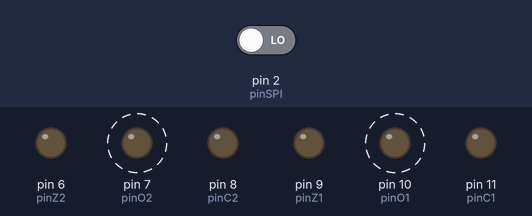
Simulated run of this sketch. Board: Arduino Uno, built with avr-gcc and run on an emulated ATmega328P. On the bench: output pins drawn as LEDs (lit = HIGH). Dashed ring = blinking. Inputs (shaded band) come from the test bench; at power-on: pin 2 (pinSPI) LOW.

Above: at 1.8 s.
1.9 s: pin 2 (pinSPI) driven HIGH
At 2.9 s:
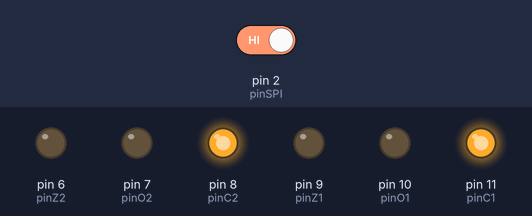
At 4.8 s:
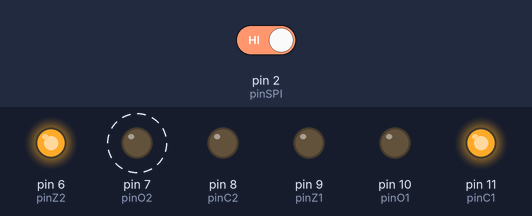
7.9 s: pin 2 (pinSPI) driven LOW
At 8.4 s:
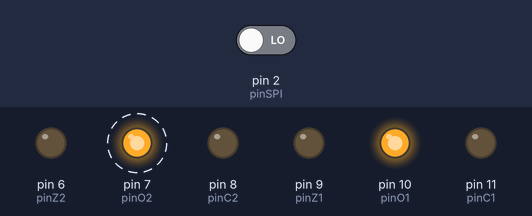
Timing chart, 0 to 16.9 s (numbered marks = the images above; inputs shaded):
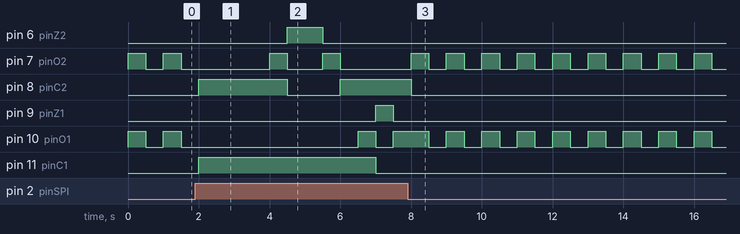

The sketch:

krizovatka.ino
```cpp
const int pinSPI = 2;
const int pinC1 = 11;
const int pinO1 = 10;
const int pinZ1 = 9;

const int pinC2 = 8;
const int pinO2 = 7;
const int pinZ2 = 6;

const int pinCHZ1 = 13;
const int pinCHZ2 = 12;
const int pinCHC1 = 4;
const int pinCHC2 = 5;

int x = 1;
void setup()
{
  pinMode(pinSPI, INPUT);
  pinMode(pinC1, OUTPUT);
  pinMode(pinO1, OUTPUT);
  pinMode(pinZ1, OUTPUT);
  pinMode(pinC2, OUTPUT);
  pinMode(pinO2, OUTPUT);
  pinMode(pinZ2, OUTPUT);
}

void loop()
{
  if(x==0 && digitalRead(pinSPI)==1)
     {
     x=1;
      digitalWrite(pinC1, HIGH);
        digitalWrite(pinC2, HIGH);
        digitalWrite(pinZ1, LOW);
        digitalWrite(pinZ2, LOW);
        digitalWrite(pinO1, LOW);
        digitalWrite(pinO2, LOW);
        delay(2000);

     }else if(x==1 && digitalRead(pinSPI)==0)
       {x=0;

         }
  switch (digitalRead(pinSPI))
  {
    case 1:
       den();
    break;

    case 0:
       noc();
    break;
  }
}

void den()
{
  digitalWrite(pinC1, HIGH);
  digitalWrite(pinO2, HIGH);
  delay(500);
  digitalWrite(pinO2, LOW);
  digitalWrite(pinC2, LOW);
  digitalWrite(pinZ2, HIGH);
  digitalWrite(pinCHC1, LOW);
  digitalWrite(pinCHZ1, HIGH);

  delay(1000);
  digitalWrite(pinCHZ1, LOW);
  digitalWrite(pinCHC1, HIGH);
  digitalWrite(pinZ2, LOW);
  digitalWrite(pinO2, HIGH);
  delay(500);
  digitalWrite(pinO2, LOW);
  digitalWrite(pinC2, HIGH);
  delay(500);
  digitalWrite(pinO1, HIGH);
  delay(500);
  digitalWrite(pinO1, LOW);
  digitalWrite(pinC1, LOW);
  digitalWrite(pinZ1, HIGH);
  digitalWrite(pinCHC2, LOW);
  digitalWrite(pinCHZ2, HIGH);
  delay(500);
  digitalWrite(pinCHZ2, LOW);
  digitalWrite(pinCHC2, HIGH);
  digitalWrite(pinZ1, LOW);
  digitalWrite(pinO1, HIGH);
  delay(500);
  digitalWrite(pinO1, LOW);

}

void noc()
{
    digitalWrite(pinCHZ1, LOW);
    digitalWrite(pinCHC1, LOW);
  digitalWrite(pinCHZ2, LOW);
  digitalWrite(pinCHC2, LOW);
  digitalWrite(pinC1, LOW);
    digitalWrite(pinC2, LOW);
    digitalWrite(pinZ1, LOW);
    digitalWrite(pinZ2, LOW);
    digitalWrite(pinO1, HIGH);
  digitalWrite(pinO2, HIGH);
    delay(500);
    digitalWrite(pinO1, LOW);
    digitalWrite(pinO2, LOW);
    delay(500);


}
```

Measured:
- after the input at 1.9 s, pin 6 (pinZ2): LOW → HIGH after 2.6 s, → LOW 1.0 s later; pin 7 (pinO2): alternates HIGH for 0.50 s and LOW for 1.0 s, 4 changes in all, then stays LOW, starting after 2.1 s
- after the input at 7.9 s, pin 6 (pinZ2), pin 9 (pinZ1), pin 11 (pinC1): stops changing and stays LOW
- by itself, pin 7 (pinO2), pin 10 (pinO1): alternates HIGH for 0.50 s and LOW for 0.50 s
